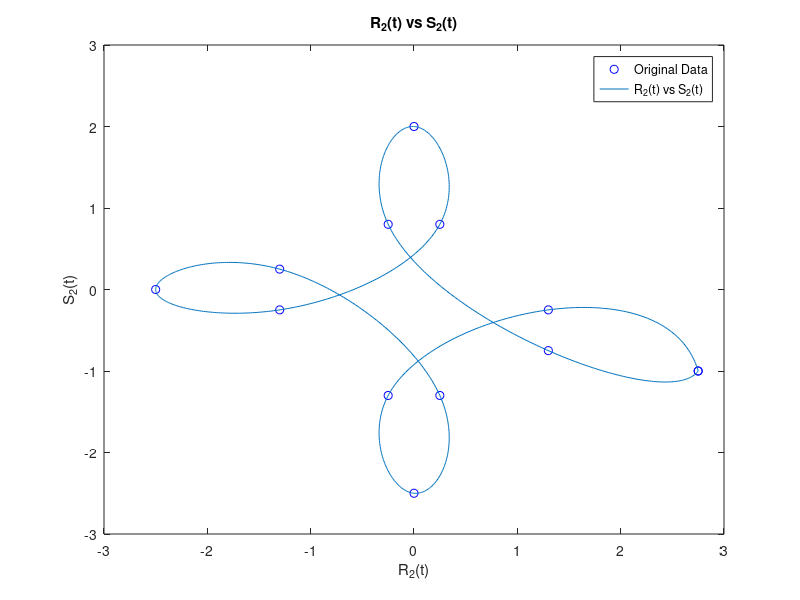

This chart was generated by the following MATLAB code: (Note: this script raises an error after producing the figure.)
% a)
t = [0 1 2 3 4];
x = [0.0 1.0 2.0 2.0 3.0];
y = [1.0 3.0 3.0 4.0 5.0];
xx = linspace(0, 4, 1000);
grid on
pp1 = spline(t, y);
St = ppval(pp1, xx);
pp2 = spline(t, x);
Rt = ppval(pp2, xx);
plot(x, y, 'ro', xx, Rt)
title 'x = R(t)'
xlabel('t')
ylabel('x')
legend ('Original Data','R(t)', 'location', 'best')
plot(x, y, 'ro', xx, St)
title 'y = S(t)'
xlabel('t')
ylabel('y')
legend ('Original Data','S(t)', 'location', 'best')
plot(x, y, 'ro', Rt, St)
title  'S(t) vs R(t)'
xlabel('R(t)')
ylabel('S(t)')
legend ('Original Data','S(t) vs R(t)', 'location', 'best')
% b)
x2 = [2.75 1.3 -0.25 0.0 0.25 -1.3 -2.5 -1.3 0.25 0.0 -0.25 1.3 2.75];
y2 = [-1.0 -0.75 0.8 2.0 0.8 -0.25 0.0 0.25 -1.3 -2.5 -1.3 -0.25 -1.0];
t2 = [-3 -2.5 -2 -1.5 -1 -0.5 0 0.5 1 1.5 2 2.5 3];
xx2 = linspace(-3, 3, 1000);
pp3 = spline(t2, x2);
Rt2 = ppval(pp3, xx2)
pp4 = spline(t2, y2);
St2 = ppval(pp4, xx2)
plot(x2, y2, 'bo', xx, Rt2)
title  'x = R_2(t)'
xlabel('t')
ylabel('x')
legend ('Original Data','R_2(t)', 'location', 'best')
plot(x2, y2, 'bo', xx, St2)
title  'y = S_2(t)'
xlabel('t')
ylabel('y')
legend ('Original Data','S_2(t)', 'location', 'best')
plot(x2, y2, 'bo', Rt2, St2)
title  'R_2(t) vs S_2(t)'
xlabel('R_2(t)')
ylabel('S_2(t)')
legend ('Original Data','R_2(t) vs S_2(t)', 'location', 'best')
% c)
[ylist1] = perspline(t2, x2, 1);
[ylist2] = perspline(t2, y2, 1);
[ylist3] = perspline(ylist1, ylist2, 0);
% d)
%figure('position', get(0,'screensize')) % biggest window possible
%axes('position', [0 0 1 1]) % domain [0,1] x [0,1]
%axis square % x,y axes equal
%[x,y] = ginput; % record mouse clicks
%close % get rid of huge window
%save mydatafile.mat x y % save the data points
% I renamed the variables x and y to xd and yd in the variable editor
td = linspace(0, 1, length(xd))
[ylist1] = perspline(td, xd', 1);
[ylist2] = perspline(td, yd', 1);
[ylist3] = perspline(ylist1, ylist2, 0);




















